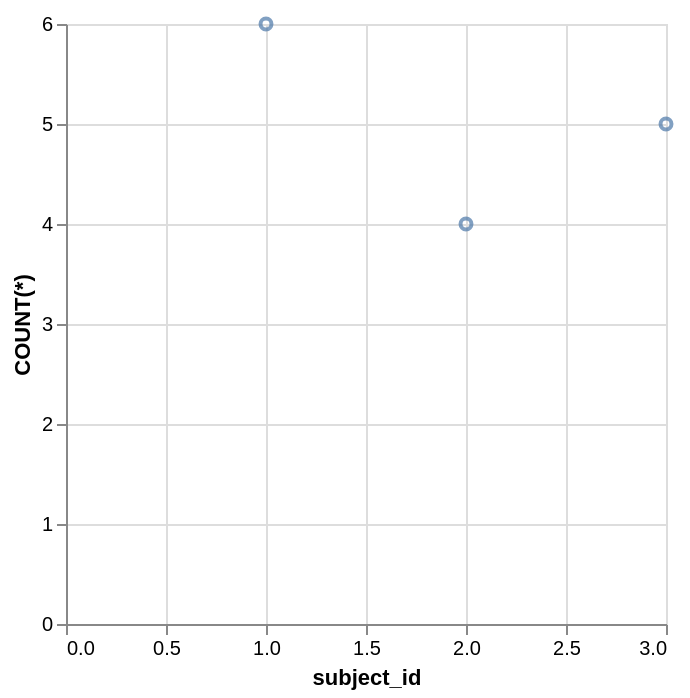

Describe this chart as a Vega-Lite specification.
### Vega-Lite specification from a JSON file in a GitHub repository (floating-point values rounded to 4 significant figures)
{"data": {"values": [{"x_data": 1, "y_data": 6}, {"x_data": 2, "y_data": 4}, {"x_data": 3, "y_data": 5}]}, "mark": "point", "encoding": {"x": {"field": "x_data", "type": "quantitative", "title": "subject_id"}, "y": {"field": "y_data", "type": "quantitative", "title": "COUNT(*)"}}}
